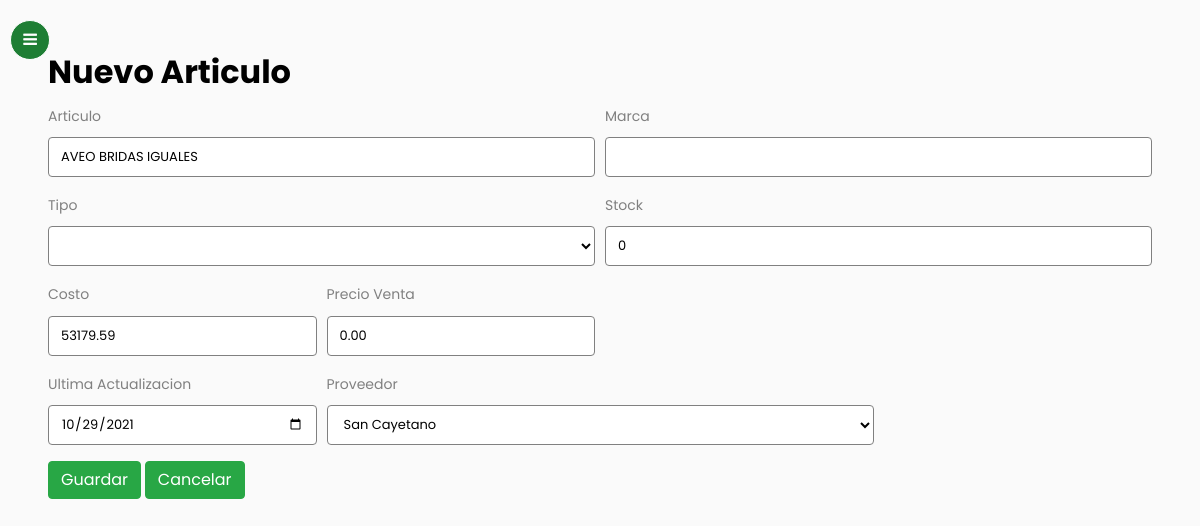
The page /almacenes/articulo/4 (signed in) on the database as committed earlier.
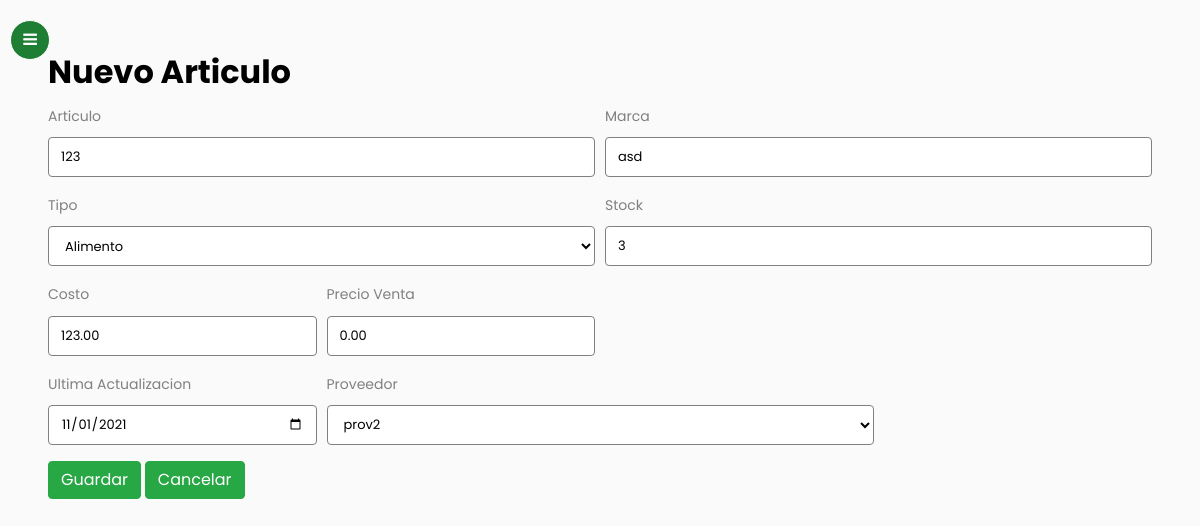
The same page on the database as committed later.
### gestionStock/models.py (models this page shows)
class Articulos(models.Model):
    descripcion = models.TextField(max_length = 30)
    stock = models.IntegerField(default = 0)
    marca = models.TextField(max_length = 30, null= True, blank = True, default = "")
    tipo = models.TextField(max_length = 30,  choices = TIPO_CHOICES, blank= True, default = "")
    articulo_proveedor = models.TextField(max_length = 30, blank = True, default = "", null = True)
    proveedor = models.ForeignKey(Proveedores, on_delete = models.CASCADE)
    precio_costo = models.DecimalField(max_digits=14, decimal_places=2, default = 0)
    precio_vta = models.DecimalField(max_digits=14, decimal_places=2, default = 0)
    fecha_actualizacion = models.DateField(default=timezone.now)
    class Meta:
        verbose_name_plural = "Articulos"

### gestionStock/views.py (the view)
# urls.py: path('almacenes/articulo/<int:pk>', login_required(views.ArticuloUpdate.as_view()), name="articulo_update"),
class ArticuloUpdate(UpdateView):
    model = Articulos
    template_name = "articulo.html"
    form_class = ArticulosForm
    success_url = reverse_lazy('articulo_list')

### gestionStock/models.py (called while the page is built)
    def __str__(self):
        return self.razon_social

### gestionStock/templates/articulo.html (shortened to what this page needs)
{% extends "base.html" %}
{% load static %}
{% block content %}
<div class="container-lg">
  <div class="table-title">
      <div class="row">
          <div class="col-sm-9"><h2><b>Nuevo Articulo</b></h2></div>
      </div>
  </div>
</div>
	<form method="POST">
        <div class="form-row">
          <div class="form-group col-md-6">
            <label for="descripcion">{{ form.descripcion.label }}</label>
            {{ form.descripcion }}
          </div>
          <div class="form-group col-md-6">
            <label for="marca">{{ form.marca.label }}</label>
            {{ form.marca }}
          </div>
        </div>
        <div class ="form-row">
        <div class="form-group col-md-6">
          <label for="tipo">{{ form.tipo.label }}</label>
          {{ form.tipo }}
        </div>
          <div class="form-group col-md-6">
            <label for="stok">{{ form.stock.label }}</label>
            {{ form.stock }}
          </div>
        </div>
        <div class="class form-row">
          <div class="class form-group col-md-3">
            <label for="precio_costo">{{ form.precio_costo.label }}</label>
            {{ form.precio_costo }}
          </div>
          <div class="class form-group col-md-3">
            <label for="precio_vta">{{ form.precio_vta.label }}</label>
            {{ form.precio_vta }}
          </div>
        </div>
        <div class="class form-row">
          <div class="class form-group col-md-3">
            <label for="fecha_actualizacion">{{ form.fecha_actualizacion.label }}</label>
            {{ form.fecha_actualizacion }}
          </div>
          <div class="class form-group col-md-6">
            <label for="proveedor">{{ form.proveedor.label }}</label>
            {{ form.proveedor }}
          </div>
        </div>
        <button type="submit" class="btn btn-success">Guardar</button>
        <a href="{% url 'articulo_list' %}" class="btn btn-success">Cancelar</a>
  </form>
{% endblock %}

Rows that differ between the two databases and show on the page:
changed Articulos: descripcion "AVEO BRIDAS IGUALES" → "123"; marca (not shown) → "asd"; tipo (not shown) → "Alimento"; stock "0" → "3"; precio_costo "53179.59" → "123.00"; fecha_actualizacion "10/29/2021" → "11/01/2021"; proveedor "San Cayetano" → "prov2"
